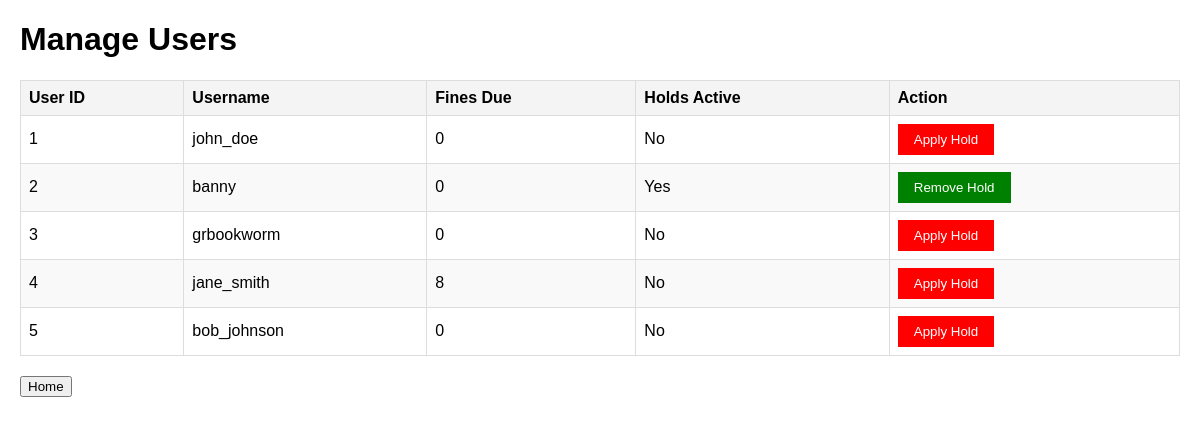
Screenshot of /CSIT415-Project-Register-New-Account-with-html-code-/CSIT415-Project-Register-New-Account-with-html-code-/manage_users.php (signed in) with the database file from the repository.
### tables this page shows
CREATE TABLE `users` (
  `userID` int NOT NULL AUTO_INCREMENT,
  `username` varchar(50) NOT NULL,
  `password` varchar(255) NOT NULL,
  `isAdmin` tinyint(1) NOT NULL DEFAULT '0',
  `finesDue` int NOT NULL DEFAULT '0',
  `holdActive` tinyint(1) NOT NULL DEFAULT '0',
  PRIMARY KEY (`userID`)
);

### CSIT415-Project-Register-New-Account-with-html-code-/CSIT415-Project-Register-New-Account-with-html-code-/manage_users.php (the view, shortened to what this page needs)
<?php
$db = new Dbh();
$conn = $db->connectDB();
$sql = "SELECT userID, username, finesDue, holdActive FROM users";
$result = $conn->query($sql);
?>
<!DOCTYPE html>
<html lang="en">
<head>
</head>
<body>
    <h1>Manage Users</h1>
    <?php if ($result->num_rows > 0): ?>
        <table>
            <thead>
                <tr>
                    <th>User ID</th>
                    <th>Username</th>
                    <th>Fines Due</th>
                    <th>Holds Active</th>
                    <th>Action</th>
                </tr>
            </thead>
            <tbody>
                <?php while ($row = $result->fetch_assoc()): ?>
                    <tr>
                        <td><?php echo htmlspecialchars($row['userID']); ?></td>
                        <td><?php echo htmlspecialchars($row['username']); ?></td>
                        <td><?php echo htmlspecialchars($row['finesDue']); ?></td>
                        <td><?php echo $row['holdActive'] == 1 ? 'Yes' : 'No'; ?></td>
                        <td>
                            <form method="POST" action="">
                                <?php if ($row['holdActive'] == 0): ?>
                                    <button type="submit" name="action" value="applyHold" class="apply-hold">Apply Hold</button>
                                <?php else: ?>
                                    <button type="submit" name="action" value="removeHold" class="remove-hold">Remove Hold</button>
                                <?php endif; ?>
                            </form>
                        </td>
                    </tr>
                <?php endwhile; ?>
            </tbody>
        </table>
    <?php else: ?>
        <p>No users found.</p>
    <?php endif; ?>
    <div>
        <a href="home.php"><button>Home</button></a>
    </div>
</body>
</html>

### CSIT415-Project-Register-New-Account-with-html-code-/CSIT415-Project-Register-New-Account-with-html-code-/manage_users.php (style rules this page uses)
body { font-family: Arial, sans-serif; margin: 20px; }
table { border-collapse: collapse; width: 100%; margin: 20px 0; }
th, td { border: 1px solid #ddd; padding: 8px; text-align: left; }
th { background-color: #f4f4f4; }
tr:nth-child(even) { background-color: #f9f9f9; }
.apply-hold { background-color: red; color: white; border: none; padding: 8px 16px; cursor: pointer; }
.remove-hold { background-color: green; color: white; border: none; padding: 8px 16px; cursor: pointer; }

### rows the page displays
users: userID "1", username "john_doe", finesDue "0", holdActive "No"
users: userID "2", username "banny", finesDue "0", holdActive "Yes"
users: userID "3", username "grbookworm", finesDue "0", holdActive "No"
users: userID "4", username "jane_smith", finesDue "8", holdActive "No"
users: userID "5", username "bob_johnson", finesDue "0", holdActive "No"
